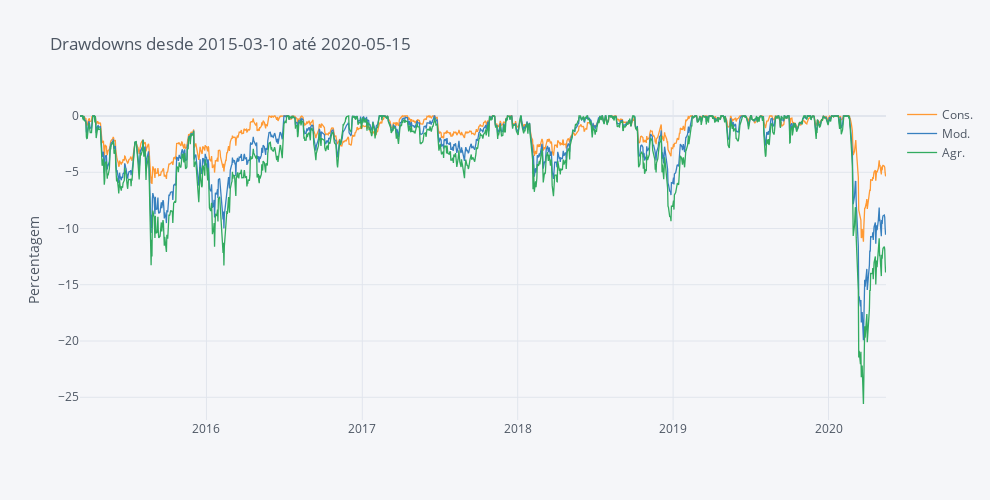

Write notebook code for a chart like this one.
### Code cell
round(fa.compute_drawdowns(portfolios), 2).iplot(dimensions=fa.dimensions, title='Drawdowns desde ' +  Begin + ' até ' + End, yTitle='Percentagem')

### Figure 1 — Plotly figure (JSON) as saved in the notebook; plotly's stock layout.template omitted (floating-point values rounded to 4 significant figures; data arrays with more than 128 entries replaced by an {"elided": "..."} marker saying what was removed)
{"data": [{"line": {"color": "rgba(255, 153, 51, 1.0)", "dash": "solid", "shape": "linear", "width": 1.3}, "mode": "lines", "name": "Cons.", "text": "", "type": "scatter", "x": {"elided": "1357 str values"}, "y": {"elided": "1357 float values"}}, {"line": {"color": "rgba(55, 128, 191, 1.0)", "dash": "solid", "shape": "linear", "width": 1.3}, "mode": "lines", "name": "Mod.", "text": "", "type": "scatter", "x": {"elided": "1357 str values"}, "y": {"elided": "1357 float values"}}, {"line": {"color": "rgba(50, 171, 96, 1.0)", "dash": "solid", "shape": "linear", "width": 1.3}, "mode": "lines", "name": "Agr.", "text": "", "type": "scatter", "x": {"elided": "1357 str values"}, "y": {"elided": "1357 float values"}}], "layout": {"height": 500, "legend": {"bgcolor": "#F5F6F9", "font": {"color": "#4D5663"}}, "paper_bgcolor": "#F5F6F9", "plot_bgcolor": "#F5F6F9", "title": {"font": {"color": "#4D5663"}, "text": "Drawdowns desde 2015-03-10 até 2020-05-15"}, "width": 990, "xaxis": {"autorange": true, "gridcolor": "#E1E5ED", "range": ["2015-03-10", "2020-05-15"], "showgrid": true, "tickfont": {"color": "#4D5663"}, "title": {"font": {"color": "#4D5663"}, "text": ""}, "type": "date", "zerolinecolor": "#E1E5ED"}, "yaxis": {"autorange": true, "gridcolor": "#E1E5ED", "range": [-27.02, 1.422], "showgrid": true, "tickfont": {"color": "#4D5663"}, "title": {"font": {"color": "#4D5663"}, "text": "Percentagem"}, "type": "linear", "zerolinecolor": "#E1E5ED"}}}
